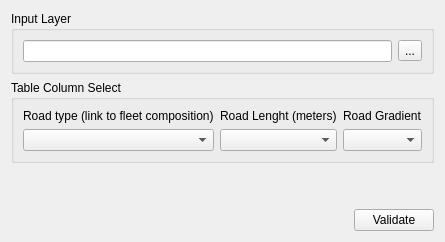
      <widget class="QWidget" name="input_tab">
       <attribute name="title">
        <string>Input Network</string>
       </attribute>
       <layout class="QVBoxLayout" name="verticalLayout_3">
        <item>
         <widget class="QGroupBox" name="groupBox">
          <property name="title">
           <string>Input Layer</string>
          </property>
          <layout class="QVBoxLayout" name="verticalLayout_2">
           <item>
            <layout class="QHBoxLayout" name="horizontalLayout">
             <item>
              <widget class="QLineEdit" name="inputLayer_lineEdit"/>
             </item>
             <item>
              <widget class="QToolButton" name="selectLayer_TButton">
               <property name="text">
                <string>...</string>
               </property>
              </widget>
             </item>
            </layout>
           </item>
          </layout>
         </widget>
        </item>
        <item>
         <widget class="QGroupBox" name="groupBox_2">
          <property name="title">
           <string>Table Column Select</string>
          </property>
          <layout class="QGridLayout" name="gridLayout_3">
           <item row="1" column="1">
            <layout class="QVBoxLayout" name="verticalLayout_10">
             <item>
              <widget class="QLabel" name="label_5">
               <property name="text">
                <string>Road Lenght (meters)</string>
               </property>
              </widget>
             </item>
             <item>
              <widget class="QComboBox" name="roadLenght_CBox"/>
             </item>
            </layout>
           </item>
           <item row="1" column="0">
            <layout class="QVBoxLayout" name="verticalLayout_7">
             <item>
              <widget class="QLabel" name="label_2">
               <property name="text">
                <string>Road type (link to fleet composition)</string>
               </property>
              </widget>
             </item>
             <item>
              <widget class="QComboBox" name="roadType_CBox"/>
             </item>
            </layout>
           </item>
           <item row="1" column="2">
            <layout class="QVBoxLayout" name="verticalLayout_11">
             <item>
              <widget class="QLabel" name="label_6">
               <property name="text">
                <string>Road Gradient</string>
               </property>
              </widget>
             </item>
             <item>
              <widget class="QComboBox" name="roadGradient_CBox"/>
             </item>
            </layout>
           </item>
          </layout>
         </widget>
        </item>
        <item>
         <spacer name="verticalSpacer_4">
          <property name="orientation">
           <enum>Qt::Vertical</enum>
          </property>
          <property name="sizeHint" stdset="0">
           <size>
            <width>20</width>
            <height>40</height>
           </size>
          </property>
         </spacer>
        </item>
        <item>
         <layout class="QHBoxLayout" name="horizontalLayout_2">
          <item>
           <spacer name="horizontalSpacer">
            <property name="orientation">
             <enum>Qt::Horizontal</enum>
            </property>
            <property name="sizeHint" stdset="0">
             <size>
              <width>40</width>
              <height>20</height>
             </size>
            </property>
           </spacer>
          </item>
          <item>
           <widget class="QPushButton" name="inputNetwork_validate_PButton">
            <property name="text">
             <string>Validate</string>
            </property>
           </widget>
          </item>
         </layout>
        </item>
       </layout>
      </widget>
